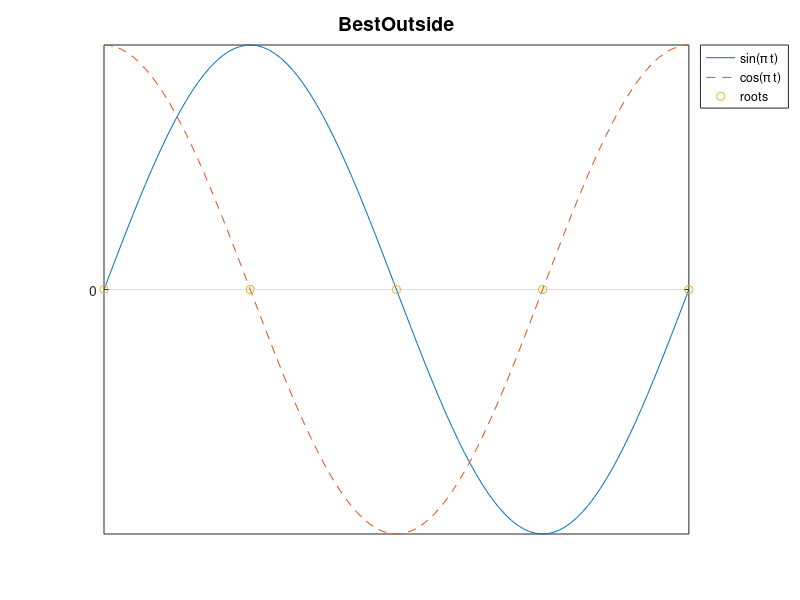

Reproduce this figure in MATLAB.
% Script File: ShowLegend
% How to position a legend.

loc = { 'North' , 'South' , 'East' , 'West' ,...             
        'NorthEast' , 'NorthWest' , 'SouthEast' , 'SouthWest'  ,...       
        'NorthOutside' , 'SouthOutside' , 'EastOutside' , 'WestOutside' ,...       
        'NorthEastOutside' , 'NorthWestOutside' , 'SouthEastOutside' ,...  
        'SouthWestOutside' , 'Best' , 'BestOutside'  };

close all
t = linspace(0,2);
axis([0 2 -1.5 1.5])
y1 = sin(t*pi);
y2 = cos(t*pi);
plot(t,y1,t,y2,'--',[0 .5 1 1.5 2],[0 0 0 0 0],'o')
set(gca,'XTick',[])
set(gca,'YTick',[0])
grid on
for k=1:length(loc)
    legend('sin(\pi t)','cos(\pi t)','roots','location',loc{k})
    title('                            ')
    title(loc{k},'FontSize',14)
    pause
end
